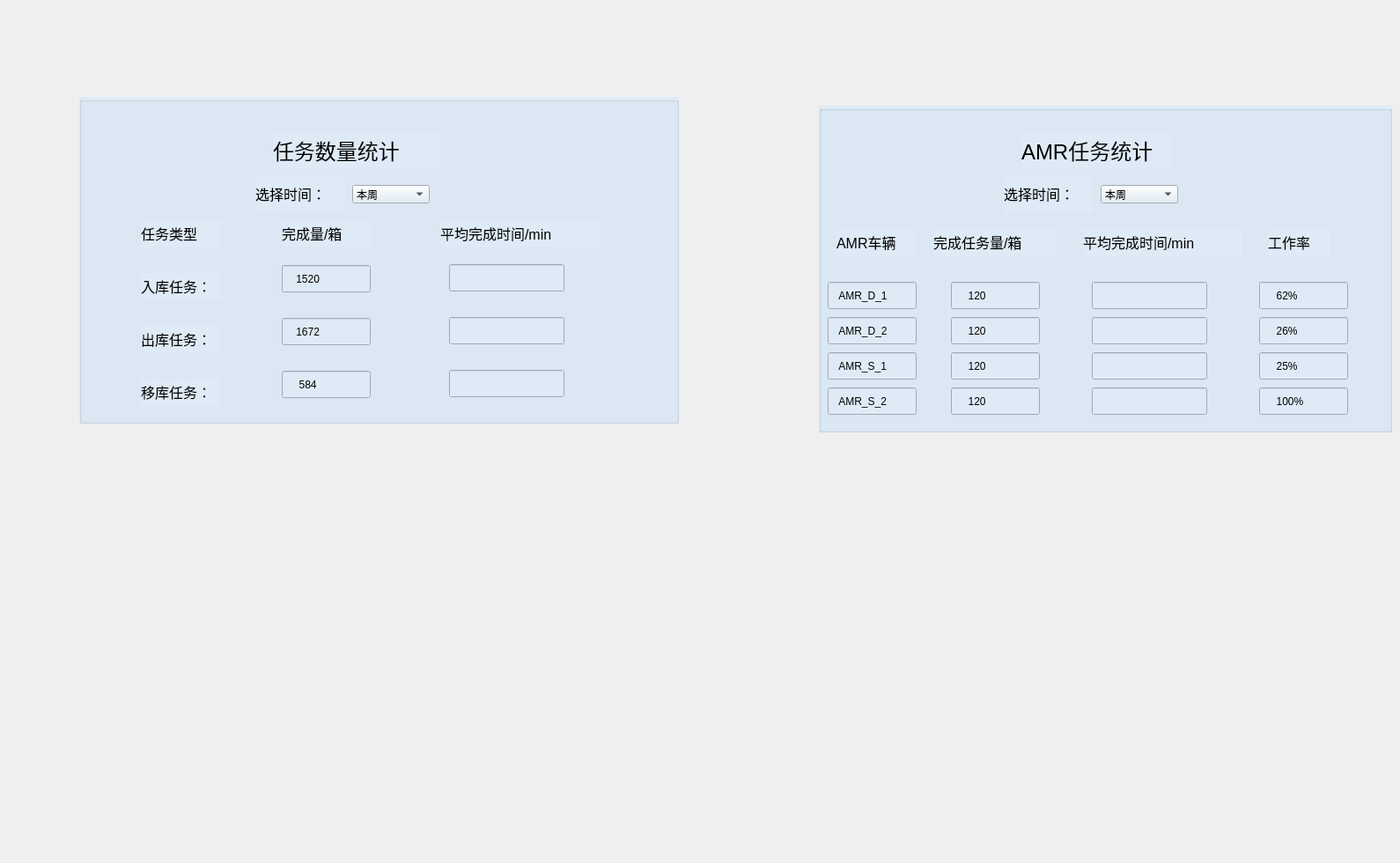
    <widget class="QWidget" name="page_11">
     <widget class="QGroupBox" name="groupBox_31">
      <property name="geometry">
       <rect>
        <x>90</x>
        <y>110</y>
        <width>681</width>
        <height>371</height>
       </rect>
      </property>
      <property name="styleSheet">
       <string notr="true">background-color: rgb(222, 235, 246);</string>
      </property>
      <property name="title">
       <string/>
      </property>
      <widget class="QLabel" name="label_8">
       <property name="geometry">
        <rect>
         <x>220</x>
         <y>40</y>
         <width>191</width>
         <height>41</height>
        </rect>
       </property>
       <property name="text">
        <string>&lt;html&gt;&lt;head/&gt;&lt;body&gt;&lt;p&gt;&lt;span style=&quot; font-size:18pt;&quot;&gt;任务数量统计&lt;/span&gt;&lt;/p&gt;&lt;/body&gt;&lt;/html&gt;</string>
       </property>
      </widget>
      <widget class="QLabel" name="label_206">
       <property name="geometry">
        <rect>
         <x>200</x>
         <y>90</y>
         <width>101</width>
         <height>41</height>
        </rect>
       </property>
       <property name="text">
        <string>&lt;html&gt;&lt;head/&gt;&lt;body&gt;&lt;p&gt;&lt;span style=&quot; font-size:12pt;&quot;&gt;选择时间：&lt;/span&gt;&lt;/p&gt;&lt;/body&gt;&lt;/html&gt;</string>
       </property>
      </widget>
      <widget class="QComboBox" name="comboBox_4">
       <property name="geometry">
        <rect>
         <x>310</x>
         <y>100</y>
         <width>88</width>
         <height>21</height>
        </rect>
       </property>
       <item>
        <property name="text">
         <string>本周</string>
        </property>
       </item>
       <item>
        <property name="text">
         <string>本月</string>
        </property>
       </item>
       <item>
        <property name="text">
         <string>上周</string>
        </property>
       </item>
      </widget>
      <widget class="QLabel" name="label_207">
       <property name="geometry">
        <rect>
         <x>70</x>
         <y>140</y>
         <width>91</width>
         <height>31</height>
        </rect>
       </property>
       <property name="text">
        <string>&lt;html&gt;&lt;head/&gt;&lt;body&gt;&lt;p&gt;&lt;span style=&quot; font-size:12pt;&quot;&gt;任务类型&lt;/span&gt;&lt;/p&gt;&lt;/body&gt;&lt;/html&gt;</string>
       </property>
      </widget>
      <widget class="QLabel" name="label_208">
       <property name="geometry">
        <rect>
         <x>70</x>
         <y>200</y>
         <width>91</width>
         <height>31</height>
        </rect>
       </property>
       <property name="text">
        <string>&lt;html&gt;&lt;head/&gt;&lt;body&gt;&lt;p&gt;&lt;span style=&quot; font-size:12pt;&quot;&gt;入库任务：&lt;/span&gt;&lt;/p&gt;&lt;/body&gt;&lt;/html&gt;</string>
       </property>
      </widget>
      <widget class="QLabel" name="label_209">
       <property name="geometry">
        <rect>
         <x>70</x>
         <y>260</y>
         <width>91</width>
         <height>31</height>
        </rect>
       </property>
       <property name="text">
        <string>&lt;html&gt;&lt;head/&gt;&lt;body&gt;&lt;p&gt;&lt;span style=&quot; font-size:12pt;&quot;&gt;出库任务：&lt;/span&gt;&lt;/p&gt;&lt;/body&gt;&lt;/html&gt;</string>
       </property>
      </widget>
      <widget class="QLabel" name="label_210">
       <property name="geometry">
        <rect>
         <x>70</x>
         <y>320</y>
         <width>91</width>
         <height>31</height>
        </rect>
       </property>
       <property name="text">
        <string>&lt;html&gt;&lt;head/&gt;&lt;body&gt;&lt;p&gt;&lt;span style=&quot; font-size:12pt;&quot;&gt;移库任务：&lt;/span&gt;&lt;/p&gt;&lt;/body&gt;&lt;/html&gt;</string>
       </property>
      </widget>
      <widget class="QLabel" name="label_211">
       <property name="geometry">
        <rect>
         <x>230</x>
         <y>140</y>
         <width>101</width>
         <height>31</height>
        </rect>
       </property>
       <property name="text">
        <string>&lt;html&gt;&lt;head/&gt;&lt;body&gt;&lt;p&gt;&lt;span style=&quot; font-size:12pt;&quot;&gt;完成量/箱&lt;/span&gt;&lt;/p&gt;&lt;/body&gt;&lt;/html&gt;</string>
       </property>
      </widget>
      <widget class="QLineEdit" name="lineEdit_139">
       <property name="geometry">
        <rect>
         <x>230</x>
         <y>191</y>
         <width>101</width>
         <height>31</height>
        </rect>
       </property>
       <property name="text">
        <string>    1520</string>
       </property>
      </widget>
      <widget class="QLineEdit" name="lineEdit_140">
       <property name="geometry">
        <rect>
         <x>230</x>
         <y>251</y>
         <width>101</width>
         <height>31</height>
        </rect>
       </property>
       <property name="text">
        <string>    1672</string>
       </property>
      </widget>
      <widget class="QLineEdit" name="lineEdit_141">
       <property name="geometry">
        <rect>
         <x>230</x>
         <y>311</y>
         <width>101</width>
         <height>31</height>
        </rect>
       </property>
       <property name="text">
        <string>     584</string>
       </property>
      </widget>
      <widget class="QLabel" name="label_212">
       <property name="geometry">
        <rect>
         <x>410</x>
         <y>140</y>
         <width>181</width>
         <height>31</height>
        </rect>
       </property>
       <property name="text">
        <string>&lt;html&gt;&lt;head/&gt;&lt;body&gt;&lt;p&gt;&lt;span style=&quot; font-size:12pt;&quot;&gt;平均完成时间/min&lt;/span&gt;&lt;/p&gt;&lt;/body&gt;&lt;/html&gt;</string>
       </property>
      </widget>
      <widget class="QLineEdit" name="lineEdit_142">
       <property name="geometry">
        <rect>
         <x>420</x>
         <y>190</y>
         <width>131</width>
         <height>31</height>
        </rect>
       </property>
      </widget>
      <widget class="QLineEdit" name="lineEdit_143">
       <property name="geometry">
        <rect>
         <x>420</x>
         <y>250</y>
         <width>131</width>
         <height>31</height>
        </rect>
       </property>
      </widget>
      <widget class="QLineEdit" name="lineEdit_144">
       <property name="geometry">
        <rect>
         <x>420</x>
         <y>310</y>
         <width>131</width>
         <height>31</height>
        </rect>
       </property>
      </widget>
     </widget>
     <widget class="QGroupBox" name="groupBox_32">
      <property name="geometry">
       <rect>
        <x>930</x>
        <y>120</y>
        <width>651</width>
        <height>371</height>
       </rect>
      </property>
      <property name="styleSheet">
       <string notr="true">background-color: rgb(255, 255, 255);
background-color: rgb(222, 235, 246);</string>
      </property>
      <property name="title">
       <string/>
      </property>
      <widget class="QLabel" name="label_213">
       <property name="geometry">
        <rect>
         <x>230</x>
         <y>30</y>
         <width>171</width>
         <height>41</height>
        </rect>
       </property>
       <property name="text">
        <string>&lt;html&gt;&lt;head/&gt;&lt;body&gt;&lt;p&gt;&lt;span style=&quot; font-size:18pt;&quot;&gt;AMR任务统计&lt;/span&gt;&lt;/p&gt;&lt;/body&gt;&lt;/html&gt;</string>
       </property>
      </widget>
      <widget class="QLabel" name="label_214">
       <property name="geometry">
        <rect>
         <x>210</x>
         <y>80</y>
         <width>101</width>
         <height>41</height>
        </rect>
       </property>
       <property name="text">
        <string>&lt;html&gt;&lt;head/&gt;&lt;body&gt;&lt;p&gt;&lt;span style=&quot; font-size:12pt;&quot;&gt;选择时间：&lt;/span&gt;&lt;/p&gt;&lt;/body&gt;&lt;/html&gt;</string>
       </property>
      </widget>
      <widget class="QComboBox" name="comboBox_5">
       <property name="geometry">
        <rect>
         <x>320</x>
         <y>90</y>
         <width>88</width>
         <height>21</height>
        </rect>
       </property>
       <item>
        <property name="text">
         <string>本周</string>
        </property>
       </item>
       <item>
        <property name="text">
         <string>本月</string>
        </property>
       </item>
       <item>
        <property name="text">
         <string>上周</string>
        </property>
       </item>
      </widget>
      <widget class="QLabel" name="label_219">
       <property name="geometry">
        <rect>
         <x>130</x>
         <y>140</y>
         <width>141</width>
         <height>31</height>
        </rect>
       </property>
       <property name="text">
        <string>&lt;html&gt;&lt;head/&gt;&lt;body&gt;&lt;p&gt;&lt;span style=&quot; font-size:12pt;&quot;&gt;完成任务量/箱&lt;/span&gt;&lt;/p&gt;&lt;/body&gt;&lt;/html&gt;</string>
       </property>
      </widget>
      <widget class="QLineEdit" name="lineEdit_145">
       <property name="geometry">
        <rect>
         <x>150</x>
         <y>200</y>
         <width>101</width>
         <height>31</height>
        </rect>
       </property>
       <property name="text">
        <string>     120</string>
       </property>
      </widget>
      <widget class="QLineEdit" name="lineEdit_146">
       <property name="geometry">
        <rect>
         <x>150</x>
         <y>240</y>
         <width>101</width>
         <height>31</height>
        </rect>
       </property>
       <property name="text">
        <string>     120</string>
       </property>
      </widget>
      <widget class="QLineEdit" name="lineEdit_147">
       <property name="geometry">
        <rect>
         <x>150</x>
         <y>280</y>
         <width>101</width>
         <height>31</height>
        </rect>
       </property>
       <property name="text">
        <string>     120</string>
       </property>
      </widget>
      <widget class="QLabel" name="label_220">
       <property name="geometry">
        <rect>
         <x>300</x>
         <y>140</y>
         <width>181</width>
         <height>31</height>
        </rect>
       </property>
       <property name="text">
        <string>&lt;html&gt;&lt;head/&gt;&lt;body&gt;&lt;p&gt;&lt;span style=&quot; font-size:12pt;&quot;&gt;平均完成时间/min&lt;/span&gt;&lt;/p&gt;&lt;/body&gt;&lt;/html&gt;</string>
       </property>
      </widget>
      <widget class="QLineEdit" name="lineEdit_148">
       <property name="geometry">
        <rect>
         <x>310</x>
         <y>200</y>
         <width>131</width>
         <height>31</height>
        </rect>
       </property>
      </widget>
      <widget class="QLineEdit" name="lineEdit_149">
       <property name="geometry">
        <rect>
         <x>310</x>
         <y>240</y>
         <width>131</width>
         <height>31</height>
        </rect>
       </property>
      </widget>
      <widget class="QLineEdit" name="lineEdit_150">
       <property name="geometry">
        <rect>
         <x>310</x>
         <y>280</y>
         <width>131</width>
         <height>31</height>
        </rect>
       </property>
      </widget>
      <widget class="QLabel" name="label_223">
       <property name="geometry">
        <rect>
         <x>20</x>
         <y>140</y>
         <width>91</width>
         <height>31</height>
        </rect>
       </property>
       <property name="text">
        <string>&lt;html&gt;&lt;head/&gt;&lt;body&gt;&lt;p&gt;&lt;span style=&quot; font-size:12pt;&quot;&gt;AMR车辆&lt;/span&gt;&lt;/p&gt;&lt;/body&gt;&lt;/html&gt;</string>
       </property>
      </widget>
      <widget class="QLineEdit" name="lineEdit_157">
       <property name="geometry">
        <rect>
         <x>10</x>
         <y>200</y>
         <width>101</width>
         <height>31</height>
        </rect>
       </property>
       <property name="text">
        <string>   AMR_D_1</string>
       </property>
      </widget>
      <widget class="QLineEdit" name="lineEdit_158">
       <property name="geometry">
        <rect>
         <x>10</x>
         <y>240</y>
         <width>101</width>
         <height>31</height>
        </rect>
       </property>
       <property name="text">
        <string>   AMR_D_2</string>
       </property>
      </widget>
      <widget class="QLineEdit" name="lineEdit_159">
       <property name="geometry">
        <rect>
         <x>10</x>
         <y>280</y>
         <width>101</width>
         <height>31</height>
        </rect>
       </property>
       <property name="text">
        <string>   AMR_S_1</string>
       </property>
      </widget>
      <widget class="QLineEdit" name="lineEdit_160">
       <property name="geometry">
        <rect>
         <x>10</x>
         <y>320</y>
         <width>101</width>
         <height>31</height>
        </rect>
       </property>
       <property name="text">
        <string>   AMR_S_2</string>
       </property>
      </widget>
      <widget class="QLineEdit" name="lineEdit_161">
       <property name="geometry">
        <rect>
         <x>150</x>
         <y>320</y>
         <width>101</width>
         <height>31</height>
        </rect>
       </property>
       <property name="text">
        <string>     120</string>
       </property>
      </widget>
      <widget class="QLineEdit" name="lineEdit_162">
       <property name="geometry">
        <rect>
         <x>310</x>
         <y>320</y>
         <width>131</width>
         <height>31</height>
        </rect>
       </property>
      </widget>
      <widget class="QLabel" name="label_217">
       <property name="geometry">
        <rect>
         <x>510</x>
         <y>140</y>
         <width>71</width>
         <height>31</height>
        </rect>
       </property>
       <property name="text">
        <string>&lt;html&gt;&lt;head/&gt;&lt;body&gt;&lt;p&gt;&lt;span style=&quot; font-size:12pt;&quot;&gt;工作率&lt;/span&gt;&lt;/p&gt;&lt;/body&gt;&lt;/html&gt;</string>
       </property>
      </widget>
      <widget class="QLineEdit" name="lineEdit_163">
       <property name="geometry">
        <rect>
         <x>500</x>
         <y>200</y>
         <width>101</width>
         <height>31</height>
        </rect>
       </property>
       <property name="text">
        <string>     62%</string>
       </property>
      </widget>
      <widget class="QLineEdit" name="lineEdit_164">
       <property name="geometry">
        <rect>
         <x>500</x>
         <y>240</y>
         <width>101</width>
         <height>31</height>
        </rect>
       </property>
       <property name="text">
        <string>     26%</string>
       </property>
      </widget>
      <widget class="QLineEdit" name="lineEdit_165">
       <property name="geometry">
        <rect>
         <x>500</x>
         <y>280</y>
         <width>101</width>
         <height>31</height>
        </rect>
       </property>
       <property name="text">
        <string>     25%</string>
       </property>
      </widget>
      <widget class="QLineEdit" name="lineEdit_166">
       <property name="geometry">
        <rect>
         <x>500</x>
         <y>320</y>
         <width>101</width>
         <height>31</height>
        </rect>
       </property>
       <property name="text">
        <string>     100%</string>
       </property>
      </widget>
     </widget>
     <widget class="QLabel" name="label_5">
      <property name="geometry">
       <rect>
        <x>90</x>
        <y>510</y>
        <width>691</width>
        <height>461</height>
       </rect>
      </property>
      <property name="styleSheet">
       <string notr="true">background-image: url(:/res/chart2.jpg);</string>
      </property>
      <property name="text">
       <string/>
      </property>
     </widget>
     <widget class="QLabel" name="label_7">
      <property name="geometry">
       <rect>
        <x>930</x>
        <y>510</y>
        <width>651</width>
        <height>441</height>
       </rect>
      </property>
      <property name="styleSheet">
       <string notr="true">background-image: url(:/res/chart3.jpg);</string>
      </property>
      <property name="text">
       <string/>
      </property>
     </widget>
    </widget>
